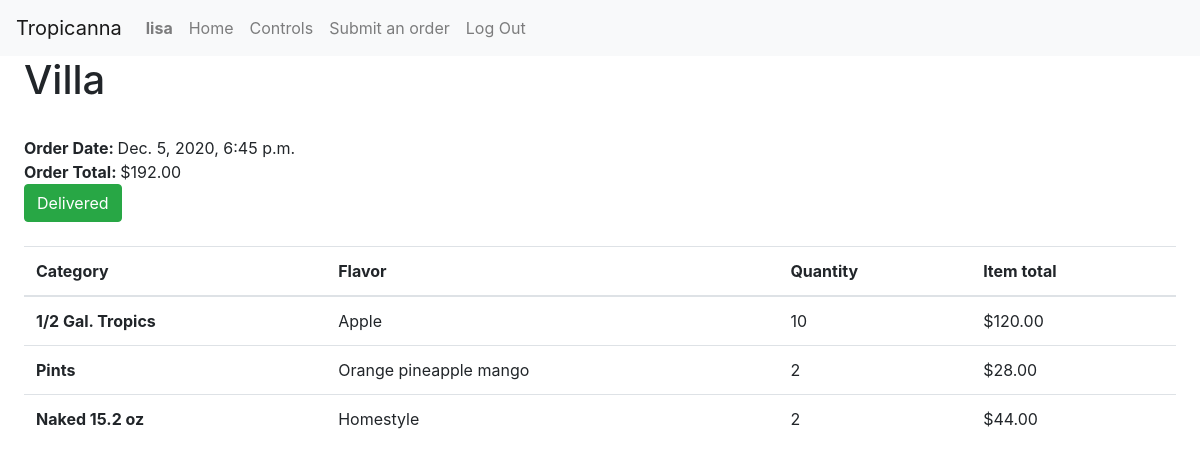
Screenshot of /orders/17 (signed in) with the database file from the repository.
### tropicanna/models.py (models this page shows, shortened)
class User(AbstractUser):
    pass

class Order(models.Model):
    customer = models.ForeignKey(
        "Customer", on_delete=models.CASCADE, related_name="orders")
    delivered = models.BooleanField(default=False)
    order_date = models.DateTimeField(auto_now_add=True)
    order_total = models.DecimalField(max_digits=8, decimal_places=2)

class Customer(models.Model):
    name = models.CharField(max_length=100)
    phone = models.IntegerField()
    def __str__(self):
        return f"{self.name}"

class OrderedItem(models.Model):
    order = models.ForeignKey(
        "Order", on_delete=models.CASCADE, related_name="items")
    category = models.ForeignKey("Category", on_delete=models.CASCADE)
    flavor = models.ForeignKey("Flavor", on_delete=models.CASCADE)
    quantity = models.IntegerField()
    category_total = models.DecimalField(max_digits=8, decimal_places=2)

class Category(models.Model):
    name = models.CharField(max_length=100)
    price = models.DecimalField(max_digits=8, decimal_places=2)
    flavors = models.ManyToManyField(
        Flavor, blank=True, related_name="categories")

class Flavor(models.Model):
    name = models.CharField(max_length=100)
    def __str__(self):
        return f"{self.name}"

### tropicanna/views.py (the view)
# urls.py: path("orders/<int:order_id>", views.view_order, name="view_order"),
@login_required
def view_order(request, order_id):
    order = Order.objects.get(pk=order_id)
    return render(request, "tropicanna/view_order.html", {
        "order": order,
        "ordered_items": order.items.all()
    })

### tropicanna/templates/tropicanna/view_order.html (shortened to what this page needs)
{% extends "tropicanna/layout.html" %}
{% load static %}
{% block body %}
<h1>{{order.customer}}</h1>
<br>
<div>
	<div>
		<strong>Order Date: </strong>{{order.order_date}}
	</div>
	<div>
		<strong>Order Total: </strong>${{order.order_total}}
	</div>
	{% if not order.delivered %}
	<form id="category-form" action="{% url 'delivered' order.id %}" method="POST">
		<input type="submit" class="btn btn-success" value="Delivered" />
	</form>
	{% endif %}
</div>
<br>
<table class="table table-hover">
	<thead>
		<tr>
			<th scope="col">Category</th>
			<th scope="col">Flavor</th>
			<th scope="col">Quantity</th>
			<th scope="col">Item total</th>
		</tr>
	</thead>
	<tbody>
		{% for ordered_item in ordered_items %}
		<tr>
			<th scope="row">{{ ordered_item.category.name }}</th>
			<td>{{ ordered_item.flavor }}</td>
			<td>{{ ordered_item.quantity }}</td>
			<td>${{ ordered_item.category_total }}</td>
		</tr>
		{% endfor %}
	</tbody>
</table>
{% endblock %}

### tropicanna/templates/tropicanna/layout.html (shortened to what this page needs)
{% load static %}
<!DOCTYPE html>
<html lang="en">
	<head>
		<link rel="stylesheet" href="https://stackpath.bootstrapcdn.com/bootstrap/4.4.1/css/bootstrap.min.css"
>
		<link href="{% static 'tropicanna/styles.css' %}" rel="stylesheet">
	</head>
	<body>
		<nav class="navbar navbar-expand-lg navbar-light bg-light">
			<a class="navbar-brand">Tropicanna</a>
			<div>
				<ul class="navbar-nav mr-auto">
					{% if user.is_authenticated %}
					<li class="nav-item">
						<a class="nav-link"><strong>{{ user.username }}</strong></a>
					</li>
					{% endif %}
					{% if user.is_authenticated %}
					<li class="nav-item">
						<a class="nav-link" href="{% url 'index' %}">Home</a>
					</li>
					<li class="nav-item">
						<a class="nav-link" href="{% url 'controls' %}">Controls</a>
					</li>
					<li class="nav-item">
						<a class="nav-link" href="{% url 'order' %}">Submit an order</a>
					</li>
					<li class="nav-item">
						<a class="nav-link" href="{% url 'logout' %}">Log Out</a>
					</li>
					{% endif %}
				</ul>
			</div>
		</nav>
		<div id="app">
			{% block body %}
			{% endblock %}
		</div>
	</body>
</html>

### tropicanna/static/tropicanna/styles.css (style rules this page uses)
#app { margin: 0% 2%; }

### rows the page displays
User: username "lisa"
Order: customer "Villa", order_date "Dec. 5, 2020, 6:45 p.m.", order_total "192.00"
OrderedItem: category.name "1/2 Gal. Tropics", flavor "Apple", quantity "10", category_total "120.00"
OrderedItem: category.name "Pints", flavor "Orange pineapple mango", quantity "2", category_total "28.00"
OrderedItem: category.name "Naked 15.2 oz", flavor "Homestyle", quantity "2", category_total "44.00"
